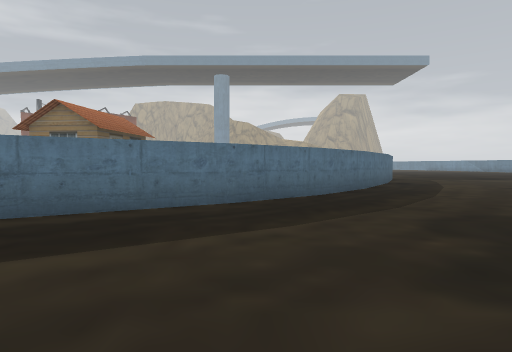
view 1 (above)

20 first-person views from a walk through a scene from a Unity 3-D project. The camera is 1.3 m above the floor, tilts 2° down and sees 75° across. The floor is counted in squares, 2 m on a side. Each view is taken from the middle of a square. On the plan, view 1 faces up. The plan holds only what a view shows up to about 10 squares ahead; the rest is blank. The place goes on beyond the plan. The player character is not drawn.

view 2
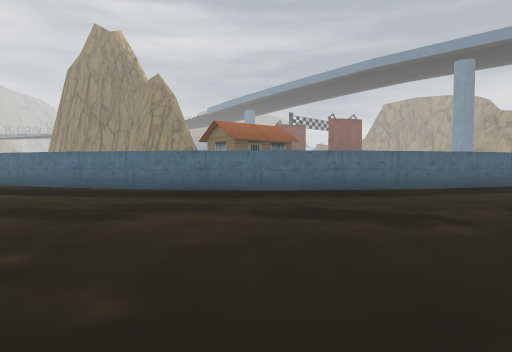

view 3
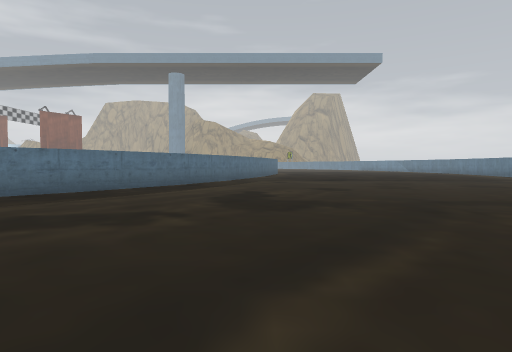

view 4
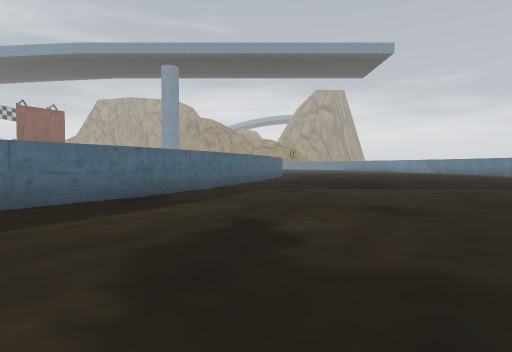

view 5
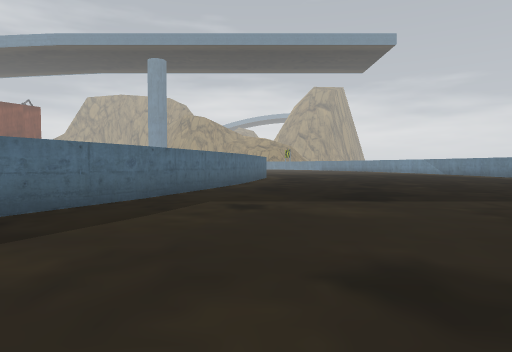

view 6
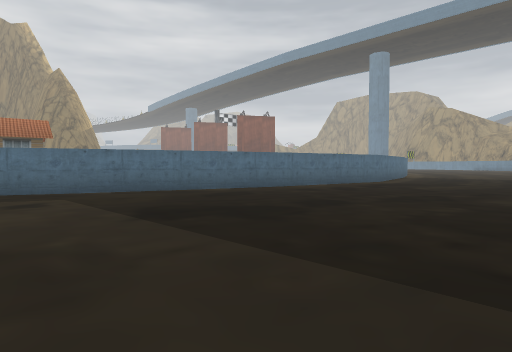

view 7
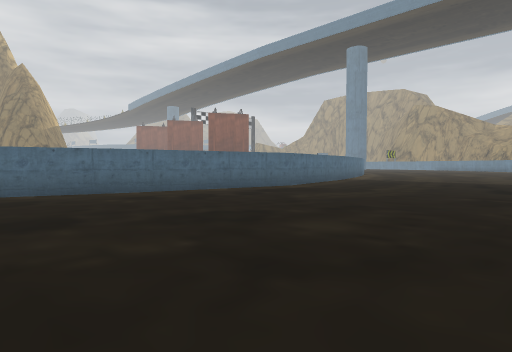

view 8
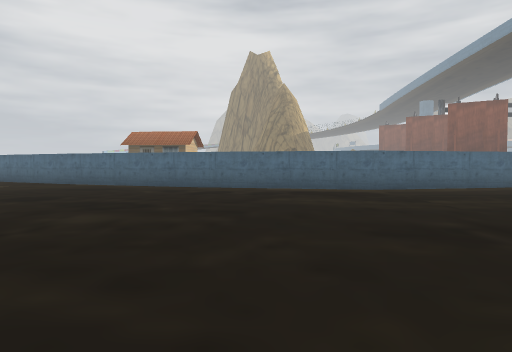

view 9
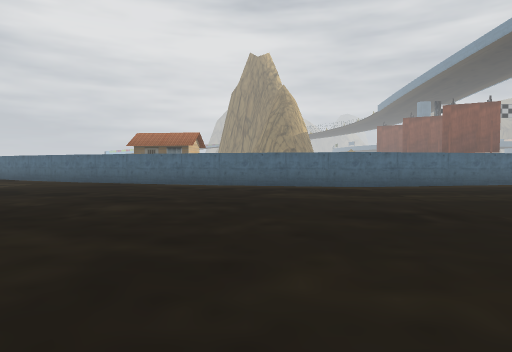

view 10
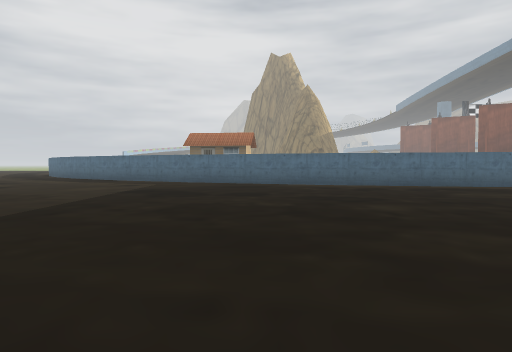

view 11
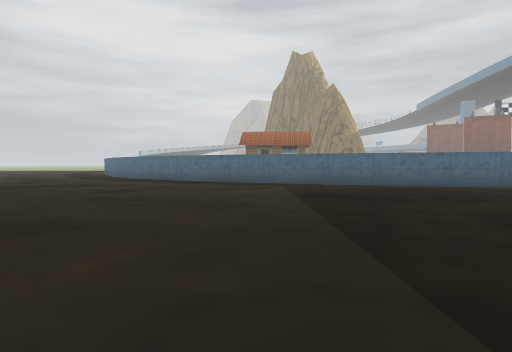

view 12
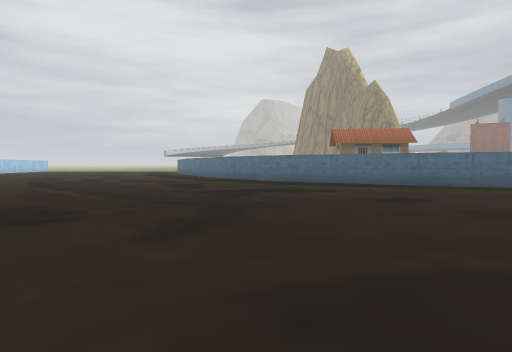

view 13
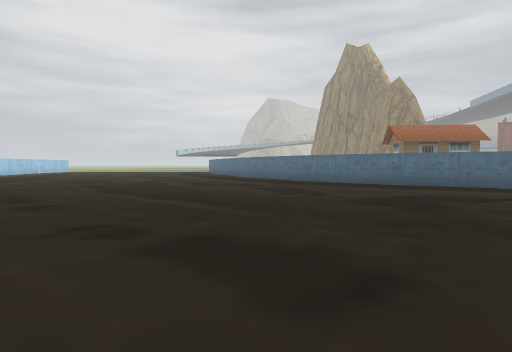

view 14
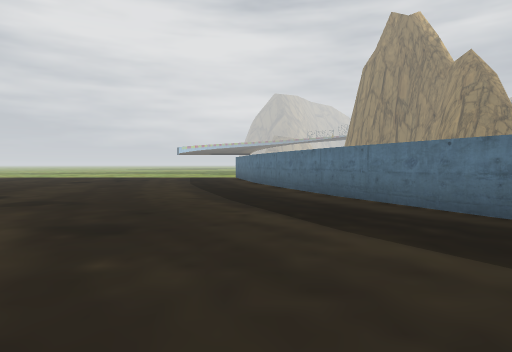

view 15
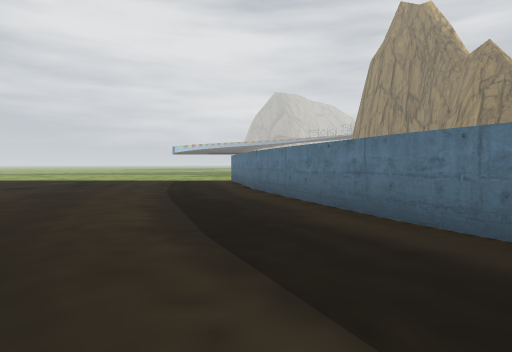

view 16
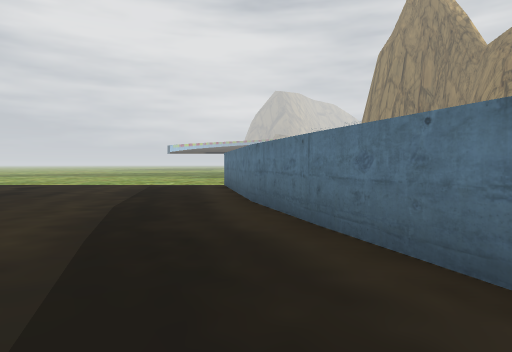

view 17
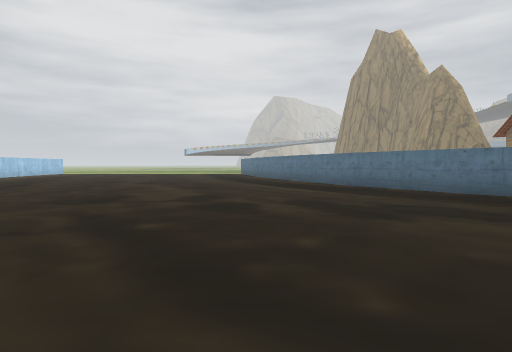

view 18
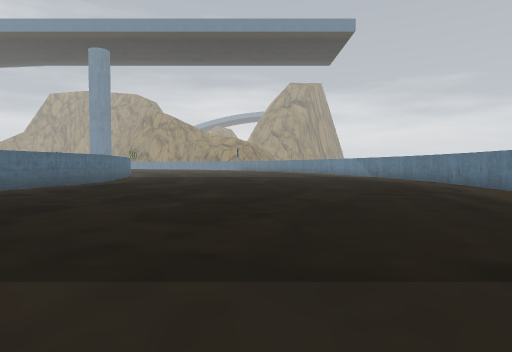

view 19
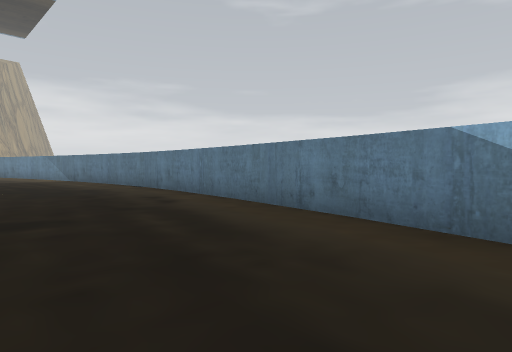

view 20
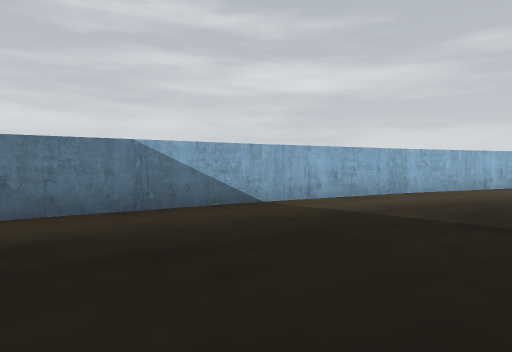

### Floor plan
Points are (right, up) in squares from view 1. A wall is a line through its corners. A room is listed if a view was taken in it or the views show most of it. See-through windows are left out.
Room 1 (views 1, 2, 3, 4, 5, 6, 7, 8, 9, 10, 11, 12, 13, 14, 15, 16, 17, 18, 19, 20)
walls: (5.9, 14.4) (4.5, 11.4); (4.6, 11.6) (2.9, 8.9) (1.4, 7.1) (-0.4, 5.6); (16.5, 6.8) (18, 10.3); (18.2, 10.2) (20.4, 19.8); (-0.3, 5.7) (-3.1, 3.9); (20.2, 19.8) (20.6, 24); (-2.9, 4) (-5.9, 2.6); (7.8, 27.6) (8.5, 24) (7.6, 19.4) (5.9, 14.2); (20.5, 23.9) (20.5, 24.8); (-5.7, 2.7) (-10.9, 0.8); (-10.9, 0.9) (-14.9, 0.1)

Positions as (right, up) in squares from view 1, and headings:
1: (0, 0), facing up
2: (7, 1), facing up-left
3: (7, 1), facing up
4: (7, 5), facing up
5: (8, 8), facing up
6: (14, 12), facing up-left
7: (15, 16), facing up-left
8: (17, 21), facing left
9: (18, 21), facing left
10: (18, 17), facing left
11: (17, 13), facing left
12: (15, 7), facing left
13: (13, 4), facing left
14: (1, 1), facing left
15: (-2, 1), facing left
16: (-5, 1), facing left
17: (7, 1), facing left
18: (14, 12), facing up
19: (16, 15), facing up-right
20: (15, 18), facing down-right
